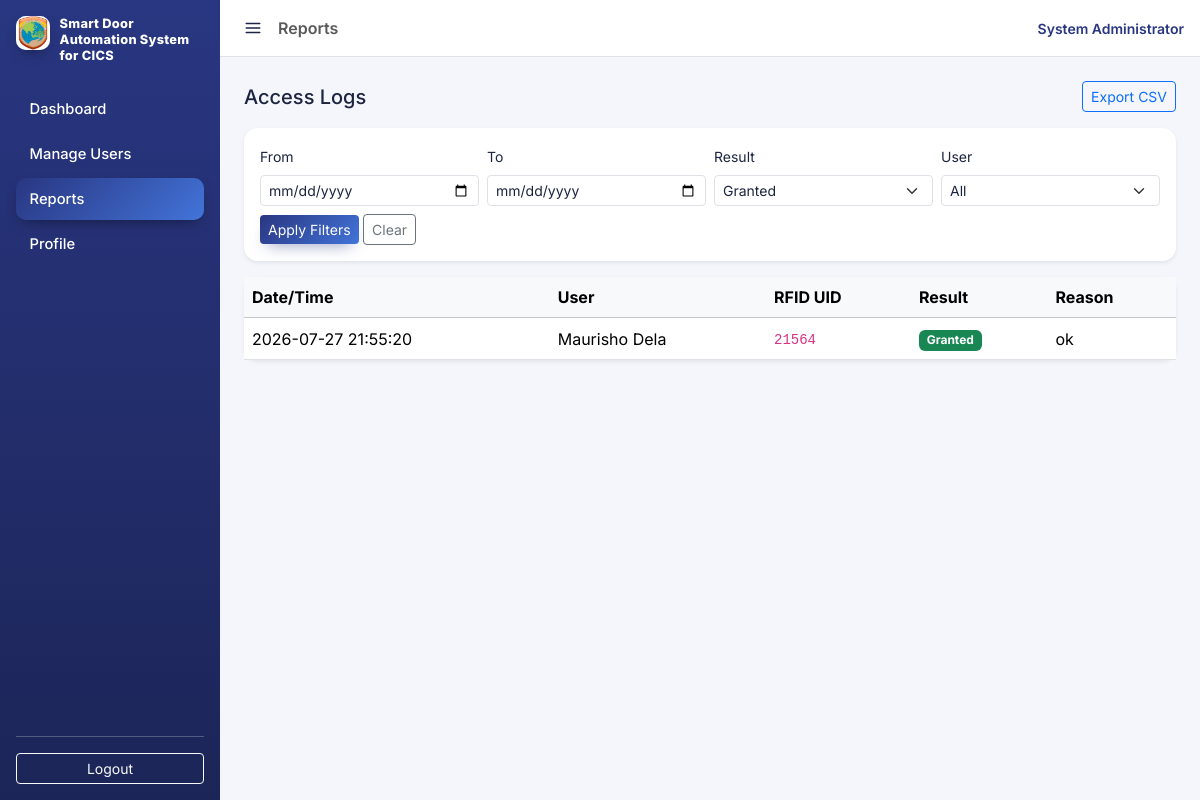
Screenshot of /public/reports/index.php?result=granted (signed in) with the database file from the repository.
### tables this page shows
CREATE TABLE `access_logs` (
  `id` int(11) NOT NULL,
  `user_id` int(11) DEFAULT NULL,
  `rfid_uid` varchar(50) NOT NULL,
  `scanned_at` datetime NOT NULL DEFAULT current_timestamp(),
  `result` enum('granted','denied') NOT NULL,
  `reason` varchar(100) NOT NULL
);

CREATE TABLE `users` (
  `id` int(11) NOT NULL,
  `full_name` varchar(100) NOT NULL,
  `id_number` varchar(50) NOT NULL,
  `rfid_uid` varchar(50) NOT NULL,
  `role` enum('student','faculty','staff') NOT NULL DEFAULT 'student',
  `status` enum('active','inactive') NOT NULL DEFAULT 'active',
  `created_at` datetime NOT NULL DEFAULT current_timestamp()
);

### app/models/AccessLog.php (called while the page is built, shortened)
<?php
require_once __DIR__ . '/../core/Database.php';
class AccessLog
{
    public static function filtered(array $filters): array
    {
        [$where, $params] = self::buildWhere($filters);
        $stmt = Database::getConnection()->prepare(
            "SELECT al.*, u.full_name FROM access_logs al
             LEFT JOIN users u ON u.id = al.user_id
             $where
             ORDER BY al.scanned_at DESC"
        );
        $stmt->execute($params);
        return $stmt->fetchAll();
    }
    private static function buildWhere(array $filters): array
    {
        $clauses = [];
        $params = [];
        if (!empty($filters['result'])) {
            $clauses[] = 'al.result = ?';
            $params[] = $filters['result'];
        }
        $where = $clauses ? 'WHERE ' . implode(' AND ', $clauses) : '';
        return [$where, $params];
    }
}

### app/core/Database.php (called while the page is built, shortened)
<?php
class Database
{
    private static ?PDO $connection = null;
    public static function getConnection(): PDO
    {
        if (self::$connection === null) {
            $dsn = 'mysql:host=' . DB_HOST . ';dbname=' . DB_NAME . ';charset=utf8mb4';
            self::$connection = new PDO($dsn, DB_USER, DB_PASS, [
                PDO::ATTR_ERRMODE => PDO::ERRMODE_EXCEPTION,
                PDO::ATTR_DEFAULT_FETCH_MODE => PDO::FETCH_ASSOC,
            ]);
        }
        return self::$connection;
    }
}

### public/reports/index.php (the view, shortened to what this page needs)
<?php
require_once __DIR__ . '/../../app/models/AccessLog.php';
$filters = [
    'date_from' => $_GET['date_from'] ?? '',
    'date_to' => $_GET['date_to'] ?? '',
    'result' => $_GET['result'] ?? '',
    'user_id' => $_GET['user_id'] ?? '',
];
$logs = AccessLog::filtered($filters);
$queryString = http_build_query(array_filter($filters));
include __DIR__ . '/../partials/header.php';
?>
<div class="d-flex justify-content-between align-items-center mb-3">
    <h5 class="mb-0">Access Logs</h5>
    <a href="export.php?<?= htmlspecialchars($queryString) ?>" class="btn btn-outline-primary btn-sm">Export CSV</a>
</div>
<div class="card shadow-sm mb-3">
    <div class="card-body">
        <form method="get" action="index.php" class="row g-2 align-items-end">
            <div class="col-sm-6 col-md-3">
                <label class="form-label small" for="date_from">From</label>
                <input type="date" class="form-control form-control-sm" id="date_from" name="date_from" value="<?= htmlspecialchars($filters['date_from']) ?>">
            </div>
            <div class="col-sm-6 col-md-3">
                <label class="form-label small" for="date_to">To</label>
                <input type="date" class="form-control form-control-sm" id="date_to" name="date_to" value="<?= htmlspecialchars($filters['date_to']) ?>">
            </div>
            <div class="col-sm-6 col-md-3">
                <label class="form-label small" for="result">Result</label>
                <select class="form-select form-select-sm" id="result" name="result">
                    <option value="granted" <?= $filters['result'] === 'granted' ? 'selected' : '' ?>>Granted</option>
                </select>
            </div>
            <div class="col-sm-6 col-md-3">
                <label class="form-label small" for="user_id">User</label>
                <select class="form-select form-select-sm" id="user_id" name="user_id">
                    <option value="">All</option>
                </select>
            </div>
            <div class="col-12">
                <button type="submit" class="btn btn-primary btn-sm">Apply Filters</button>
                <a href="index.php" class="btn btn-outline-secondary btn-sm">Clear</a>
            </div>
        </form>
    </div>
</div>
<div class="card shadow-sm">
    <div class="table-responsive">
        <table class="table table-hover align-middle mb-0">
            <thead class="table-light">
                <tr>
                    <th>Date/Time</th>
                    <th>User</th>
                    <th>RFID UID</th>
                    <th>Result</th>
                    <th>Reason</th>
                </tr>
            </thead>
            <tbody>
                <?php foreach ($logs as $log): ?>
                    <tr>
                        <td><?= htmlspecialchars($log['scanned_at']) ?></td>
                        <td><?= htmlspecialchars($log['full_name'] ?? 'Unknown') ?></td>
                        <td><code><?= htmlspecialchars($log['rfid_uid']) ?></code></td>
                        <td>
                            <?php if ($log['result'] === 'granted'): ?>
                                <span class="badge bg-success">Granted</span>
                            <?php else: ?>
                                <span class="badge bg-danger">Denied</span>
                            <?php endif; ?>
                        </td>
                        <td><?= htmlspecialchars($log['reason']) ?></td>
                    </tr>
                <?php endforeach; ?>
            </tbody>
        </table>
    </div>
</div>
<?php include __DIR__ . '/../partials/footer.php'; ?>

### public/assets/css/app.css (style rules this page uses)
:root { --app-navy: #293681; --app-blue: #4274d9; --app-sky: #95ccdd; --app-mint: #d0e7e6; --app-ink: #1c2440; --app-muted: #7480a3; --app-bg: #f4f6fb; --bs-primary: var(--app-blue); --bs-primary-rgb: 66, 116, 217; --bs-body-font-family: 'Inter', system-ui, -apple-system, sans-serif; --bs-body-color: var(--app-ink); }
body { background: var(--app-bg); font-family: 'Inter', system-ui, -apple-system, sans-serif; }
.card { border: none; border-radius: 14px; }
.btn-primary { background: linear-gradient(135deg, var(--app-navy), var(--app-blue)); border: none; box-shadow: 0 8px 16px -8px rgba(41, 54, 129, 0.55); }
a { color: var(--app-blue); }

### rows the page displays
access_logs: scanned_at "2026-07-27 21:55:20", user.full_name "Maurisho Dela", rfid_uid "21564", result "Granted", reason "ok"

### other values shown
$label "Dashboard Manage Users Reports Profile"
$pageTitle "Reports"
Auth::currentAdminName() "System Administrator"
